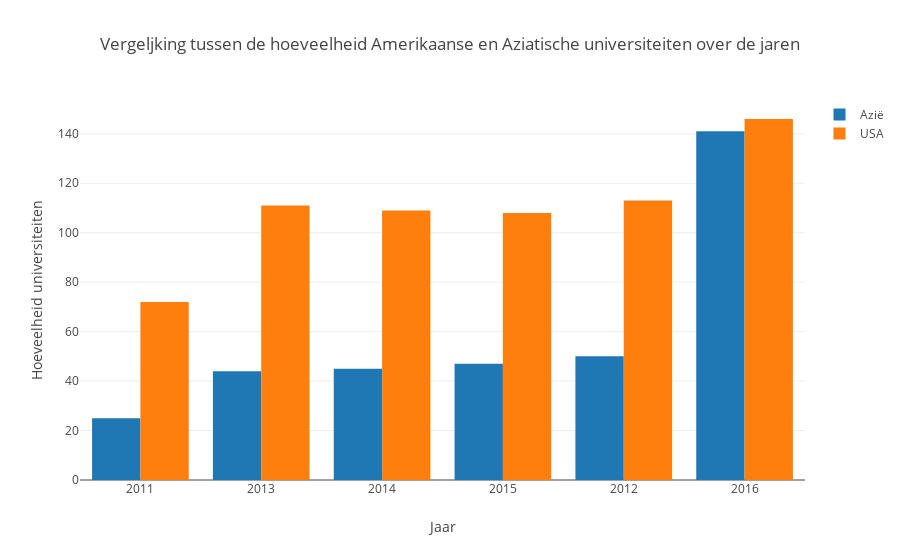

Source (notebook cell):
### Code cell
trace1 = go.Bar(
    x=count_asia.index,
    y=count_asia['year'],
    name='Azië'
)

trace2 = go.Bar(
    x=count_USA.index,
    y=count_USA['year'],
    name='USA'
)
data = [trace1, trace2]

layout = go.Layout(
    
    barmode='group',
    
    title=go.layout.Title(
        text='Vergeljking tussen de hoeveelheid Amerikaanse en Aziatische universiteiten over de jaren',
        
    ),
    xaxis=go.layout.XAxis(
        title=go.layout.xaxis.Title(
            text='Jaar'
        ),
        type='category' # het type van de X as is categorisch
    ),
    yaxis = go.layout.YAxis(
        title=go.layout.yaxis.Title(
            text='Hoeveelheid universiteiten'
        )
    )
)

fig = go.Figure(data=data, layout=layout)
iplot(fig)

### Figure 1 — Plotly figure (JSON) as saved in the notebook; plotly's stock layout.template omitted (floating-point values rounded to 4 significant figures)
{"data": [{"name": "Azië", "type": "bar", "uid": "51d4ae88-c66d-4126-8d63-e52e1a59b1df", "x": [2011, 2013, 2014, 2015, 2012, 2016], "y": [25, 44, 45, 47, 50, 141]}, {"name": "USA", "type": "bar", "uid": "f08a2a10-8f0a-44b3-b309-9d6d483f56f1", "x": [2011, 2015, 2014, 2013, 2012, 2016], "y": [72, 108, 109, 111, 113, 146]}], "layout": {"barmode": "group", "title": {"text": "Vergeljking tussen de hoeveelheid Amerikaanse en Aziatische universiteiten over de jaren"}, "xaxis": {"title": {"text": "Jaar"}, "type": "category"}, "yaxis": {"title": {"text": "Hoeveelheid universiteiten"}}}}
